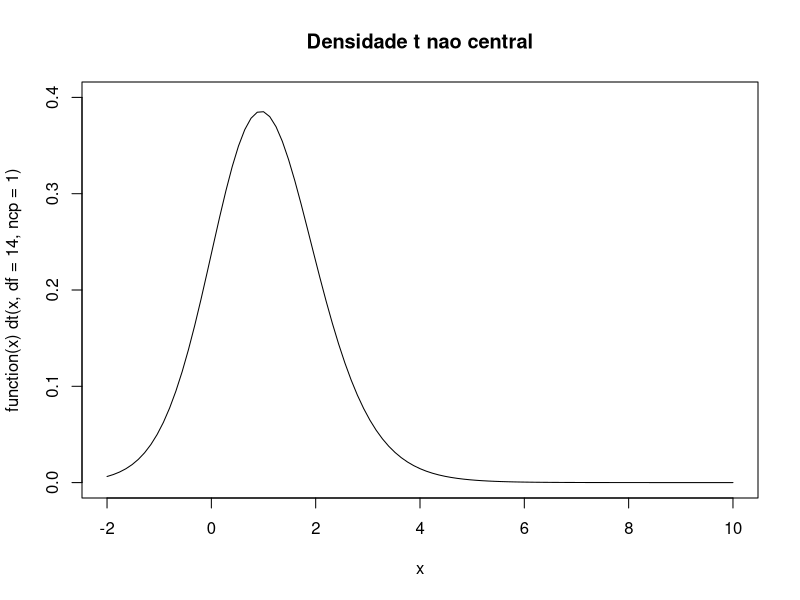

The R source for this figure:
# Distribuicao de student Exemplo
# Estimativa de parametros
# Descrever uma caracteristica numerica populacional
# Amostras com menos de 30 elementos ~ distribuicao normal, utiliza distribuicao de Student (dt)
# grafico da distribuicao de student utilizando 14 graus de liberdade (df <30)
# Grafico nao centralizado (ncp)


plot(function(x) dt(x, df =14, ncp = 1), -2, 10, ylim = c(0, 0.4), main = "Densidade t nao central")





# LIsta de exercicios 2a - Exercicio 3
# Uma amostra com 15 elementos extraido de uma populacao com distribuicao normal,
# forneceu media de 5,40 m e desvio padrao 0,80 m. 
# Construir um intervalo de confianca de 90% para a media dessa populacao


NR <-15
MD <- 5.40


NR <-15
MD <- 5.40
SD <- 0.80




# Tabela Student com 90% de confianca e 14 termos (n(15-1))




TS = qt(0.95,14)
TS



# formula pra calcular o erro maximo na populacao com menos de 30 elementos





E = TS*(SD/sqrt(NR))
E

MD+E
MD-E


# Resposta
# Portanto com 90% de confianca, podemos dizer que a media populacional esta em
# 5.4(0.4) m
# ou seja valor da media da populacao esta entre 5,0 a 5,8 m



# OBS:  a incerteza da media da amostra
#  e o dobro da incerteza da populacao dado no exercicio
# 5.4(0.8)


